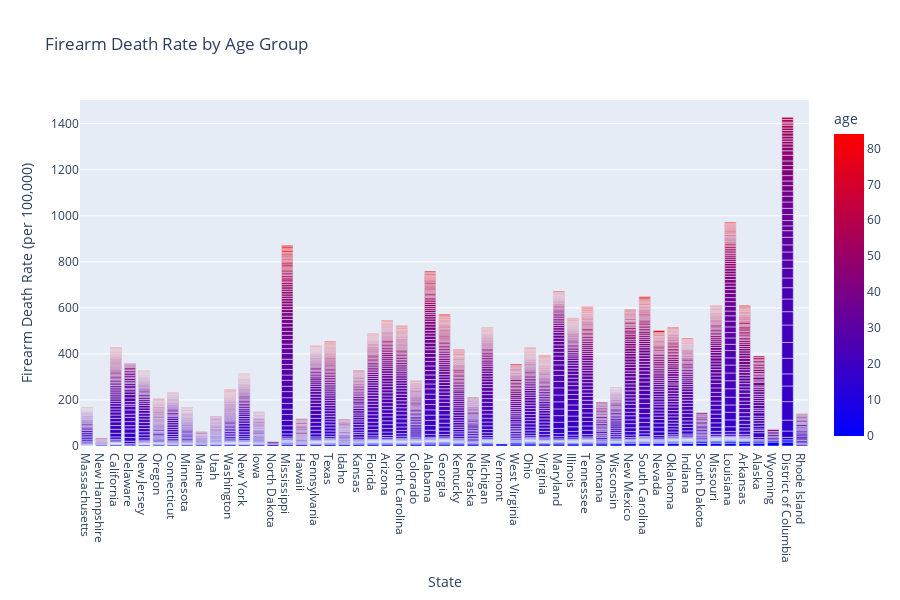

Here is the notebook cell this chart was saved with:
### Code cell
px.bar(firearms, x = "State", y="Rate", color="age", color_continuous_scale=px.colors.sequential.Bluered, title="Firearm Death Rate by Age Group", labels={"Rate":"Firearm Death Rate (per 100,000)"}, height=600)

### Figure 1 — Plotly figure (JSON) as saved in the notebook; plotly's stock layout.template omitted (floating-point values rounded to 4 significant figures; data arrays with more than 128 entries replaced by an {"elided": "..."} marker saying what was removed)
{"data": [{"alignmentgroup": "True", "hovertemplate": "State=%{x}<br>Firearm Death Rate (per 100,000)=%{y}<br>age=%{marker.color}<extra></extra>", "legendgroup": "", "marker": {"color": {"elided": "3129 int values"}, "coloraxis": "coloraxis", "pattern": {"shape": ""}}, "name": "", "offsetgroup": "", "orientation": "v", "showlegend": false, "textposition": "auto", "type": "bar", "x": {"elided": "3129 str values"}, "xaxis": "x", "y": {"elided": "3129 float values"}, "yaxis": "y"}], "layout": {"barmode": "relative", "coloraxis": {"colorbar": {"title": {"text": "age"}}, "colorscale": [[0, "rgb(0,0,255)"], [1, "rgb(255,0,0)"]]}, "height": 600, "legend": {"tracegroupgap": 0}, "title": {"text": "Firearm Death Rate by Age Group"}, "xaxis": {"anchor": "y", "domain": [0, 1], "title": {"text": "State"}}, "yaxis": {"anchor": "x", "domain": [0, 1], "title": {"text": "Firearm Death Rate (per 100,000)"}}}}
